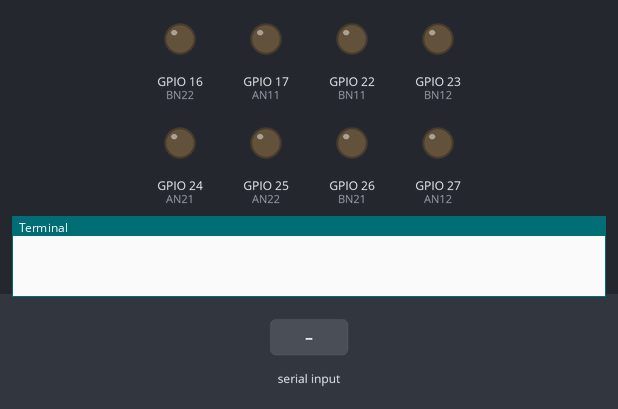
The program below on a simulated Raspberry Pi (BCM pin numbers). On the bench: output pins drawn as LEDs (lit = HIGH), the last lines printed to the terminal. The inputs (shaded band) are chosen by the test bench. Pins used as bus, display or sensor lines are not drawn.

Above: at 1.2 s.
1.3 s: "r" typed at the terminal, then Enter
At 2.2 s:
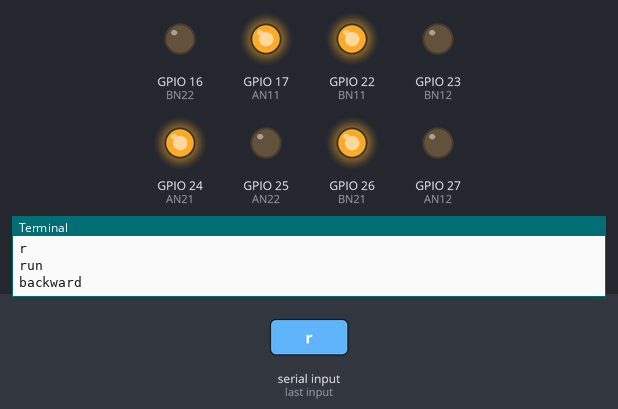
2.8 s: "f" typed at the terminal, then Enter
At 3.4 s:
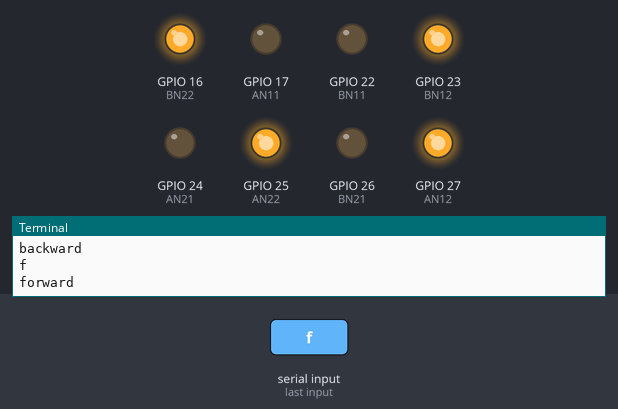
4.3 s: "lr" typed at the terminal, then Enter
At 5.5 s:
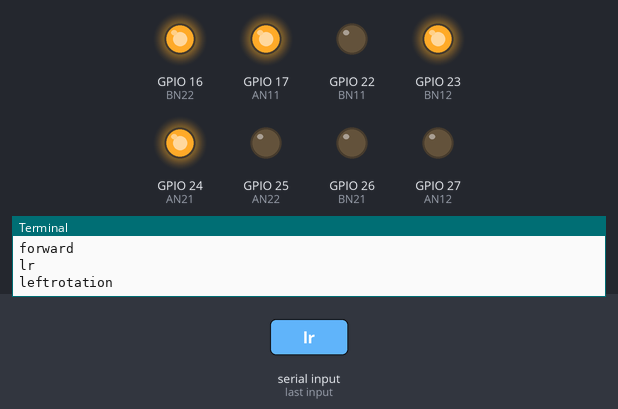
5.8 s: "rr" typed at the terminal, then Enter
At 6.9 s:
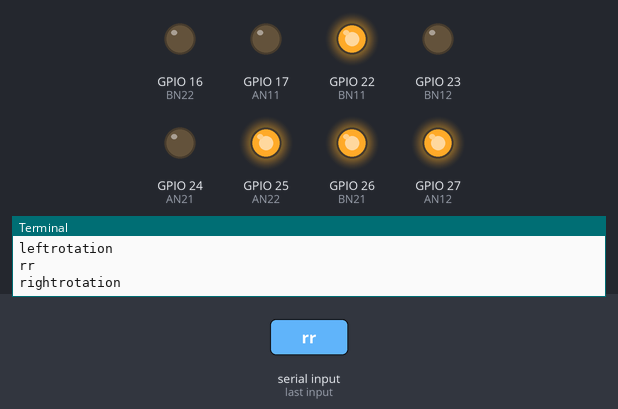
Timing chart, 0 to 8.3 s (numbered marks = the images above; inputs shaded):
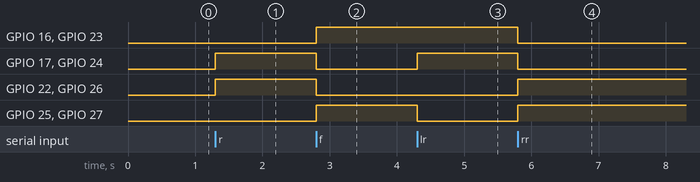

The program:

Demo2.py
```python
# Python Script
# https://www.electronicshub.org/raspberry-pi-l298n-interface-tutorial-control-dc-motor-l298n-raspberry-pi/

import RPi.GPIO as GPIO
from time import sleep

NSLEEP1 = 12
AN11 = 17
AN12 = 27
BN11 = 22
BN12 = 23
NSLEEP2 = 13
AN21 = 24
AN22 = 25
BN21 = 26
BN22 = 16
temp1=1

GPIO.setmode(GPIO.BCM)
GPIO.setup(NSLEEP1,GPIO.OUT)
GPIO.setup(NSLEEP2,GPIO.OUT)
GPIO.setup(AN11,GPIO.OUT)
GPIO.setup(AN12,GPIO.OUT)
GPIO.setup(BN11,GPIO.OUT)
GPIO.setup(BN12,GPIO.OUT)
GPIO.setup(AN21,GPIO.OUT)
GPIO.setup(AN22,GPIO.OUT)
GPIO.setup(BN21,GPIO.OUT)
GPIO.setup(BN22,GPIO.OUT)
GPIO.output(AN11,GPIO.LOW)
GPIO.output(AN12,GPIO.LOW)
GPIO.output(BN11,GPIO.LOW)
GPIO.output(BN12,GPIO.LOW)
GPIO.output(AN21,GPIO.LOW)
GPIO.output(AN22,GPIO.LOW)
GPIO.output(BN21,GPIO.LOW)
GPIO.output(BN22,GPIO.LOW)
p1=GPIO.PWM(NSLEEP1,1000)
p2=GPIO.PWM(NSLEEP2,1000)
p1.start(25)
p2.start(25)

print("\n")
print("The default speed & direction of motor is LOW & Forward.....")
print("r-run s-stop f-forward b-backward l-low m-medium h-high lr-leftrotation rr-rightrotation e-exit")
print("\n")

while(1):

    x=input()

    if x=='r':
        print("run")
        if(temp1==1):
         GPIO.output(AN11,GPIO.HIGH)
         GPIO.output(AN12,GPIO.LOW)
         GPIO.output(BN11,GPIO.HIGH)
         GPIO.output(BN12,GPIO.LOW)
         GPIO.output(AN21,GPIO.HIGH)
         GPIO.output(AN22,GPIO.LOW)
         GPIO.output(BN21,GPIO.HIGH)
         GPIO.output(BN22,GPIO.LOW)
         print("backward")
         x='z'
        else:
         GPIO.output(AN11,GPIO.LOW)
         GPIO.output(AN12,GPIO.HIGH)
         GPIO.output(BN11,GPIO.LOW)
         GPIO.output(BN12,GPIO.HIGH)
         GPIO.output(AN21,GPIO.LOW)
         GPIO.output(AN22,GPIO.HIGH)
         GPIO.output(BN21,GPIO.LOW)
         GPIO.output(BN22,GPIO.HIGH)
         print("forward")
         x='z'


    elif x=='s':
        print("stop")
        GPIO.output(AN11,GPIO.LOW)
        GPIO.output(AN12,GPIO.LOW)
        GPIO.output(BN11,GPIO.LOW)
        GPIO.output(BN12,GPIO.LOW)
        GPIO.output(AN21,GPIO.LOW)
        GPIO.output(AN22,GPIO.LOW)
        GPIO.output(BN21,GPIO.LOW)
        GPIO.output(BN22,GPIO.LOW)
        x='z'

    elif x=='f':
        print("forward")
        GPIO.output(AN11,GPIO.LOW)
        GPIO.output(AN12,GPIO.HIGH)
        GPIO.output(BN11,GPIO.LOW)
        GPIO.output(BN12,GPIO.HIGH)
        GPIO.output(AN21,GPIO.LOW)
        GPIO.output(AN22,GPIO.HIGH)
        GPIO.output(BN21,GPIO.LOW)
        GPIO.output(BN22,GPIO.HIGH)
        temp1=0
        x='z'

    elif x=='b':
        print("backward")
        GPIO.output(AN11,GPIO.HIGH)
        GPIO.output(AN12,GPIO.LOW)
        GPIO.output(BN11,GPIO.HIGH)
        GPIO.output(BN12,GPIO.LOW)
        GPIO.output(AN21,GPIO.HIGH)
        GPIO.output(AN22,GPIO.LOW)
        GPIO.output(BN21,GPIO.HIGH)
        GPIO.output(BN22,GPIO.LOW)
        temp1=1
        x='z'

    elif x=='lr':
        print("leftrotation")
        GPIO.output(AN11,GPIO.HIGH)
        GPIO.output(AN12,GPIO.LOW)
        GPIO.output(BN11,GPIO.LOW)
        GPIO.output(BN12,GPIO.HIGH)
        GPIO.output(AN21,GPIO.HIGH)
        GPIO.output(AN22,GPIO.LOW)
        GPIO.output(BN21,GPIO.LOW)
        GPIO.output(BN22,GPIO.HIGH)
        temp1=0
        x='z'

    elif x=='rr':
        print("rightrotation")
        GPIO.output(AN11,GPIO.LOW)
        GPIO.output(AN12,GPIO.HIGH)
        GPIO.output(BN11,GPIO.HIGH)
        GPIO.output(BN12,GPIO.LOW)
        GPIO.output(AN21,GPIO.LOW)
        GPIO.output(AN22,GPIO.HIGH)
        GPIO.output(BN21,GPIO.HIGH)
        GPIO.output(BN22,GPIO.LOW)
        temp1=0
        x='z'

    elif x=='l':
        print("low")
        p1.ChangeDutyCycle(25)
        p2.ChangeDutyCycle(25)
        x='z'
    elif x=='m':
        print("medium")
        p1.ChangeDutyCycle(50)
        p2.ChangeDutyCycle(50)
        x='z'
    elif x=='h':
        print("high")
        p1.ChangeDutyCycle(75)
        p2.ChangeDutyCycle(75)
        x='z'
    elif x=='e':
        GPIO.cleanup()
        print("GPIO Clean up")
        break

    else:
        print("<<<  wrong data  >>>")
        print("please enter the defined data to continue.....")
```

Measured:
- after the input at 1.3 s, GPIO 17 (AN11), GPIO 22 (BN11), GPIO 24 (AN21), GPIO 26 (BN21): LOW → HIGH at once
- after the input at 2.8 s, GPIO 16 (BN22), GPIO 23 (BN12), GPIO 25 (AN22), GPIO 27 (AN12): LOW → HIGH at once; GPIO 17 (AN11), GPIO 22 (BN11), GPIO 24 (AN21), GPIO 26 (BN21): HIGH → LOW at once
- after the input at 4.3 s, GPIO 17 (AN11), GPIO 24 (AN21): LOW → HIGH at once; GPIO 25 (AN22), GPIO 27 (AN12): HIGH → LOW at once
- after the input at 5.8 s, GPIO 16 (BN22), GPIO 17 (AN11), GPIO 23 (BN12), GPIO 24 (AN21): HIGH → LOW at once; GPIO 22 (BN11), GPIO 25 (AN22), GPIO 26 (BN21), GPIO 27 (AN12): LOW → HIGH at once
